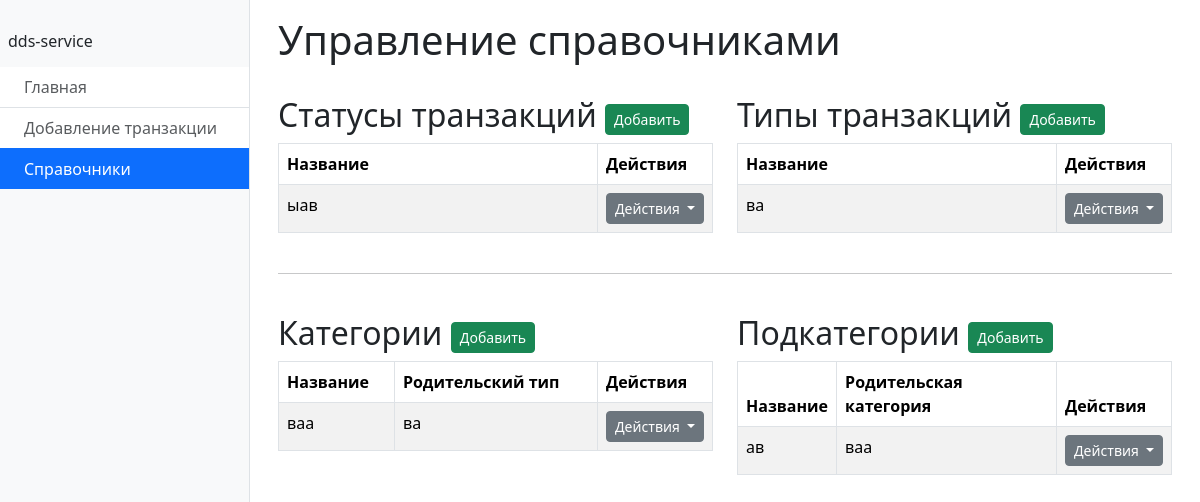
The app's page /all_lists/, older data.
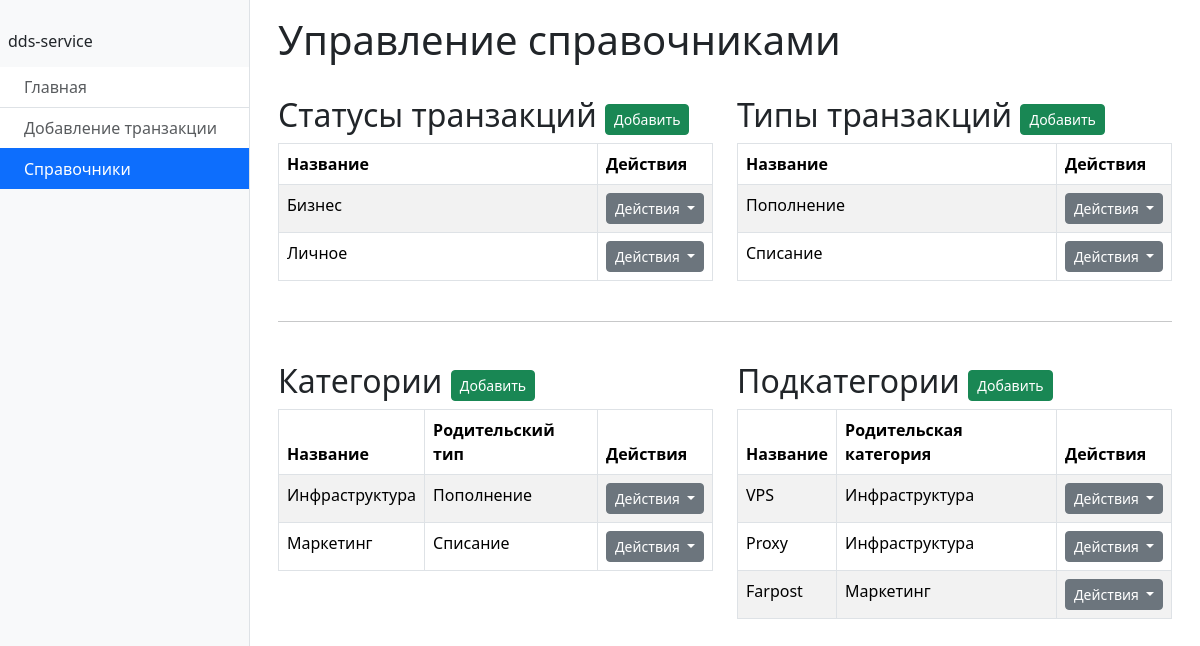
The same page, newer data.
### my_dds_service/models.py (models this page shows, shortened)
class TransactionStatus(models.Model):
    name = models.CharField(
        max_length=50,
        unique=True,
        verbose_name="Статус"
    )
    class Meta:
        verbose_name = "Статус транзакции"
        verbose_name_plural = "Статусы транзакций"

class TransactionType(models.Model):
    name = models.CharField(
        max_length=50,
        unique=True,
        verbose_name="Тип операции"
    )
    class Meta:
        verbose_name = "Тип транзакции"
        verbose_name_plural = "Типы транзакций"

class Category(models.Model):
    type = models.ForeignKey(
        TransactionType,
        on_delete=models.CASCADE,
        related_name='type',
        verbose_name="Родительский тип"
    )
    name = models.CharField(
        max_length=100,
        unique=True,
        verbose_name="Категория"
    )
    class Meta:
        verbose_name = "Категория"
        verbose_name_plural = "Категории"

class Subcategory(models.Model):
    category = models.ForeignKey(
        Category,
        on_delete=models.CASCADE,
        related_name='subcategories',
        verbose_name="Родительская категория"
    )
    name = models.CharField(
        max_length=100,
        unique=True,
        verbose_name="Подкатегория"
    )
    class Meta:
        verbose_name = "Подкатегория"
        verbose_name_plural = "Подкатегории"
        unique_together = ('category', 'name')

### my_dds_service/views.py (the view)
# urls.py: path('all_lists/', AllListsView.as_view(), name='all_lists'),
class AllListsView(TemplateView):
    template_name = 'all_lists.html'
    def get_context_data(self, **kwargs):
        context = super().get_context_data(**kwargs)
        simple_headers = ['Название']
        simple_fields = ['name']
        context['status_table'] = {
            'title': "Статусы транзакций",
            'object_list': TransactionStatus.objects.all(),
            'headers': simple_headers,
            'create_url': 'transaction_status_create',
            'update_url_name': 'transaction_status_update',
            'delete_url_name': 'transaction_status_delete',
            'display_fields': simple_fields,
        }
        context['type_table'] = {
            'title': "Типы транзакций",
            'object_list': TransactionType.objects.all(),
            'headers': simple_headers,
            'create_url': 'transaction_type_create',
            'update_url_name': 'transaction_type_update',
            'delete_url_name': 'transaction_type_delete',
            'display_fields': simple_fields,
        }
        context['category_table'] = {
            'title': "Категории",
            'object_list': Category.objects.all(),
            'headers': ['Название', "Родительский тип"],
            'create_url': 'category_create',
            'update_url_name': 'category_update',
            'delete_url_name': 'category_delete',
            'display_fields': ['name', 'type.name'],
        }
        context['subcategory_table'] = {
            'title': "Подкатегории",
            'object_list': Subcategory.objects.all().select_related('category'),
            'headers': ['Название', 'Родительская категория'],
            'create_url': 'subcategory_create',
            'update_url_name': 'subcategory_update',
            'delete_url_name': 'subcategory_delete',
            'display_fields': ['name', 'category.name'],
        }
        return context

### my_dds_service/templatetags/custom_filters.py (called while the page is built)
@register.filter(name='getattribute')
def getattribute(value, arg):
    parts = arg.split('.')
    current = value
    try:
        for part in parts:
            if hasattr(current, part):
                current = getattr(current, part)
            elif isinstance(current, dict) and part in current:
                current = current[part]
            else:
                return None
    except Exception:
        return None
    if callable(current):
        return current()
    return current

### my_dds_service/templates/all_lists.html (shortened to what this page needs)
{% extends "base.html" %}
{% load static %}
{% block content %}
<div class="container">
    <h1>Управление справочниками</h1>
    <div class="row mb-4">
        <div class="col-md-6">
            {% include 'includes/model_table.html' with data=status_table %}
        </div>
        <div class="col-md-6">
            {% include 'includes/model_table.html' with data=type_table %}
        </div>
    </div>
    <hr>
    <div class="row">
        <div class="col-md-6">
            {% include 'includes/model_table.html' with data=category_table %}
        </div>
        <div class="col-md-6">
            {% include 'includes/model_table.html' with data=subcategory_table %}
        </div>
    </div>
</div>
{% load static %}
{% endblock %}

### my_dds_service/templates/base.html (shortened to what this page needs)
{% load static %}
<!DOCTYPE html>
<html lang="en">
<head>
    <link rel="stylesheet" href="{% static '/bootstrap/css/bootstrap.min.css' %}">
</head>
<body>
<div class="d-flex">
    <div class="d-none d-md-block main-sidebar flex-shrink-0">
        {% include "includes/sidebar.html" %}
    </div>
    <main class="flex-grow-1 main-content">
        {% block content %} {% endblock %}
    </main>
</div>
</body>
</html>

### my_dds_service/templates/includes/sidebar.html (shortened to what this page needs)
<nav class="nav flex-column">
    <h6 class="sidebar-heading d-flex justify-content-between align-items-center mt-4 p-2 px-2 mb-2 text-dark">
        dds-service
    </h6>
    <div class="list-group list-group-flush">
        <a class="list-group-item list-group-item-action
            "
           href="{% url 'transaction_list' %}">
            Главная
        </a>
        <a class="list-group-item list-group-item-action
            "
           href="{% url 'transaction_create' %}">
            Добавление транзакции
        </a>
        <a class="list-group-item list-group-item-action
            {% if request.resolver_match.url_name == 'all_lists' %}
                active
            {% endif %}"
           href="{% url 'all_lists' %}">
            Справочники
        </a>
    </div>
</nav>

### my_dds_service/templates/includes/model_table.html (shortened to what this page needs)
{% load custom_filters %}
<h2 class="mt-4">
    {{ data.title }}
    <small><a href="#"
              class="btn btn-sm btn-success"
              data-bs-toggle="modal"
              data-bs-target="#editModal"
              data-edit-url="{% url data.create_url %}"
              data-is-create="true">
        Добавить
    </a></small>
</h2>
<table class="table table-striped table-bordered">
    <thead class="thead-dark">
    <tr>
        {% for header in data.headers %}
        <th>{{ header }}</th>
        {% endfor %}
        <th style="width: 100px;">Действия</th>
    </tr>
    </thead>
    <tbody>
    {% for item in data.object_list %}
    <tr>
        {% for field_name in data.display_fields %}
        <td>
            {% with field_value=item|getattribute:field_name %}
            {{ field_value }}
            {% endwith %}
        </td>
        {% endfor %}
        <td>
            <div class="dropdown">
                <button class="btn btn-sm btn-secondary dropdown-toggle"
                        type="button"
                        id="actionsDropdown{{ item.pk }}"
                        data-bs-toggle="dropdown">
                    Действия
                </button>
            </div>
        </td>
    </tr>
    {% empty %}
    <tr>
        <td colspan="{{ data.headers|length|add:1 }}" class="text-center">Нет объектов.</td>
    </tr>
    {% endfor %}
    </tbody>
</table>

### my_dds_service/templates/base.html (style rules this page uses)
@media (min-width: 768px) { .main-sidebar { width: 250px; min-height: 100vh; background-color: #f8f9fa; border-right: 1px solid #dee2e6; } }
.main-content { padding: 1rem; }

Row changes from the older to the newer data that the page shows:
added TransactionStatus: display_fields "Личное"
added TransactionType: display_fields "Списание" "Списание"
added Category: display_fields "Маркетинг" "Маркетинг"
added Subcategory: display_fields "Proxy" "Инфраструктура"
added Subcategory: display_fields "Farpost"
Text that changed along with them:
new list line: "Бизнес"
new list line: "Пополнение"
new list line: "Инфраструктура"
new list line: "VPS"
list line gone: "ыав"
list line gone: "ва"
list line gone: "ваа"
list line gone: "ав"
